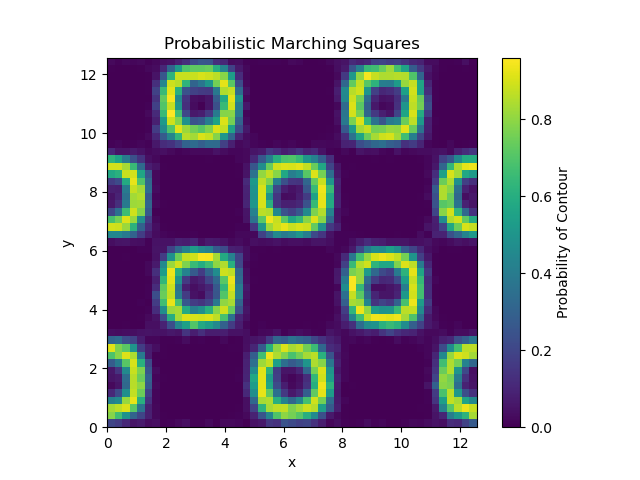

Generate this figure with Python:
"""
This example demonstrates the use of the `probabilistic_marching_squares` function from the `uvisbox` library to compute
and visualize probabilistic isocontours from an ensemble of scalar fields defined on a regular grid
using the marching squares algorithm.
It visualizes the probability of the isocontour passing through each cell in the grid.


Import necessary libraries

.. code-block:: python

    import numpy as np
    from uvisbox.Modules.ProbabilisticMarchingSquares.probabilistic_marching_squares import probabilistic_marching_squares
    import matplotlib.pyplot as plt

Generate a regular grid over a 2D domain [0, 4π], use function f(x, y) = sin(x) * cos(y)
and create an ensemble of scalar fields with some noise

.. code-block:: python

    n, m, n_ens = 50, 50, 100
    x = np.linspace(0, 4 * np.pi, n)
    y = np.linspace(0, 4 * np.pi, m)
    X, Y = np.meshgrid(x, y, indexing='ij')
    # Create ensemble with noise
    F = np.array([
        np.sin(X) * np.cos(Y) + 0.2 * np.random.randn(n, m)
        for _ in range(n_ens)
    ])
    F = np.transpose(F, (1, 2, 0))  # Shape (n, m, n_ens)

Set isovalue, run probabilistic marching squares, and visualize result

.. code-block:: python

    # Set isovalue
    isovalue = 0.5

    # # Run probabilistic marching squares
    # prob_contour = probabilistic_marching_squares(F, isovalue)

    fig, ax = plt.subplots(figsize=(8, 6))
    ax = probabilistic_marching_squares(F, isovalue, ax=ax)
    plt.show()


.. image:: _static/probabilistic_marching_squares_example.png
   :alt: Probabilistic Marching Squares Example
   :align: center

"""

# Import necessary libraries
import numpy as np
from uvisbox.Modules.ProbabilisticMarchingSquares.probabilistic_marching_squares import probabilistic_marching_squares
import matplotlib.pyplot as plt

# Generate a regular grid over a 2D domain [0, 4π], use function f(x, y) = sin(x) * cos(y)
# and create an ensemble of scalar fields with some noise

n, m, n_ens = 50, 50, 100
x = np.linspace(0, 4 * np.pi, n)
y = np.linspace(0, 4 * np.pi, m)
X, Y = np.meshgrid(x, y, indexing='ij')
# Create ensemble with noise
F = np.array([
    np.sin(X) * np.cos(Y) + 0.2 * np.random.randn(n, m)
    for _ in range(n_ens)
])
F = np.transpose(F, (1, 2, 0))  # Shape (n, m, n_ens)

# Set isovalue, run probabilistic marching squares, and visualize result

# Set isovalue
isovalue = 0.5

# # Run probabilistic marching squares
# prob_contour = probabilistic_marching_squares(F, isovalue)

fig, ax = plt.subplots(figsize=(8, 6))
ax = probabilistic_marching_squares(F, isovalue, ax=ax)
# plt.savefig("probabilistic_marching_squares_example.png")
plt.show()
